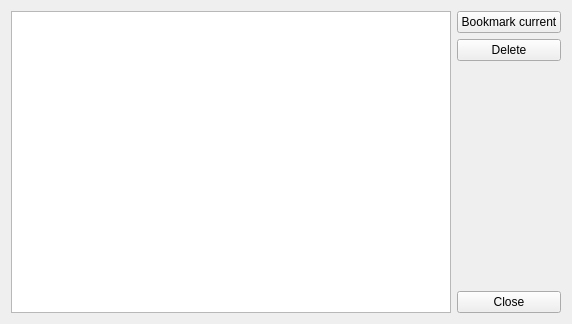
<?xml version="1.0" encoding="utf-8"?>
<ui version="4.0">
 <author>
    SPDX-FileCopyrightText: none
    SPDX-License-Identifier: GPL-3.0-or-later
  </author>
 <class>WdgBookmarkedConfigurationsEditor</class>
 <widget class="QWidget" name="WdgBookmarkedConfigurationsEditor">
  <property name="geometry">
   <rect>
    <x>0</x>
    <y>0</y>
    <width>572</width>
    <height>324</height>
   </rect>
  </property>
  <property name="sizePolicy">
   <sizepolicy hsizetype="MinimumExpanding" vsizetype="MinimumExpanding">
    <horstretch>0</horstretch>
    <verstretch>0</verstretch>
   </sizepolicy>
  </property>
  <property name="windowTitle">
   <string>Edit presets</string>
  </property>
  <layout class="QHBoxLayout">
   <item>
    <widget class="QListView" name="listConfigurations">
     <property name="sizePolicy">
      <sizepolicy hsizetype="MinimumExpanding" vsizetype="MinimumExpanding">
       <horstretch>0</horstretch>
       <verstretch>0</verstretch>
      </sizepolicy>
     </property>
     <property name="minimumSize">
      <size>
       <width>150</width>
       <height>0</height>
      </size>
     </property>
    </widget>
   </item>
   <item>
    <layout class="QVBoxLayout">
     <item>
      <widget class="QPushButton" name="pushButtonBookmarkCurrent">
       <property name="text">
        <string>Bookmark current</string>
       </property>
      </widget>
     </item>
     <item>
      <widget class="QPushButton" name="pushButtonDelete">
       <property name="text">
        <string>Delete</string>
       </property>
      </widget>
     </item>
     <item>
      <spacer>
       <property name="orientation">
        <enum>Qt::Vertical</enum>
       </property>
       <property name="sizeHint">
        <size>
         <width>20</width>
         <height>40</height>
        </size>
       </property>
      </spacer>
     </item>
     <item>
      <widget class="QPushButton" name="pushButtonClose">
       <property name="text">
        <string>Close</string>
       </property>
      </widget>
     </item>
    </layout>
   </item>
  </layout>
 </widget>
 <resources/>
 <connections/>
</ui>
